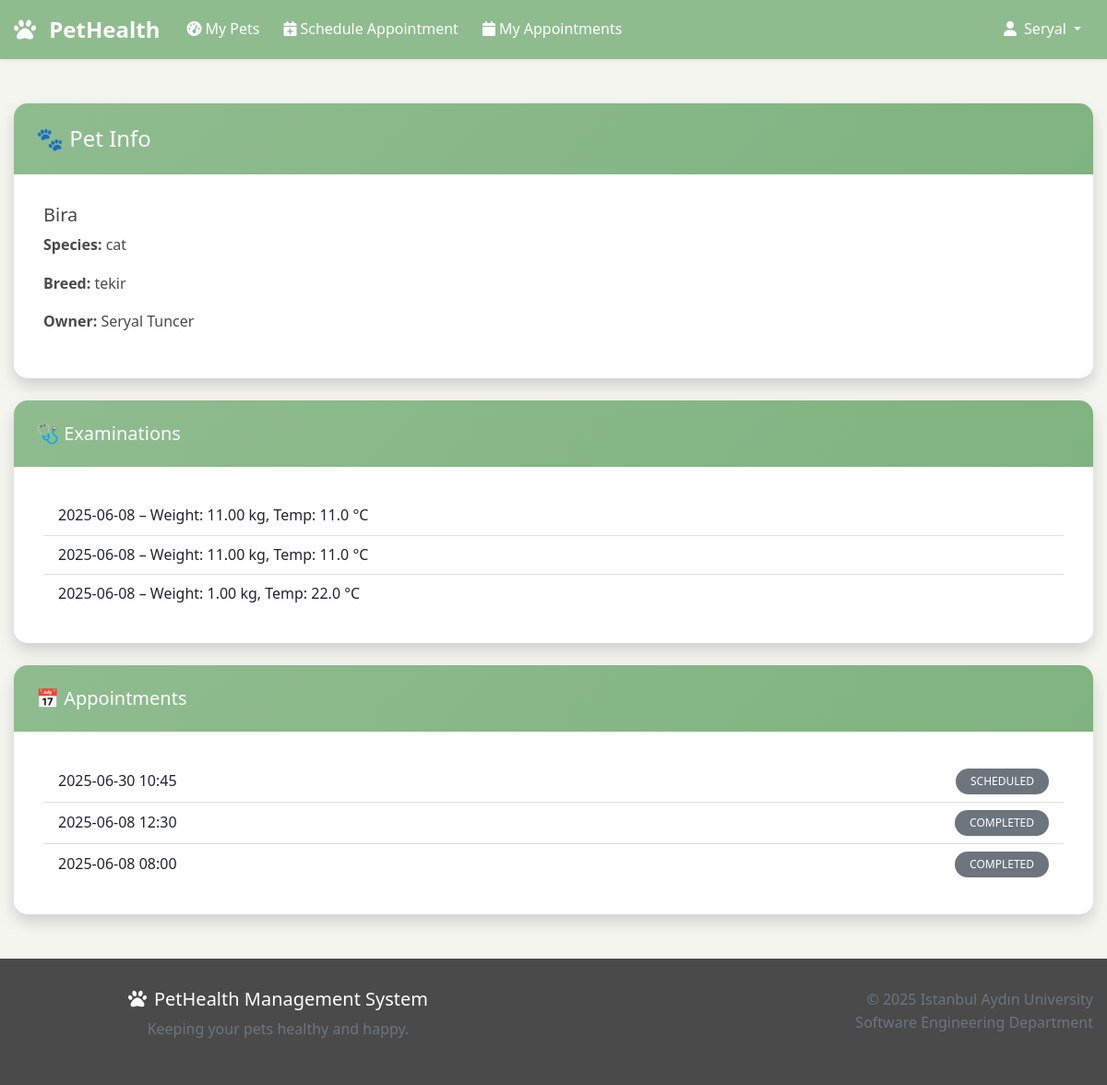
/pet/4/ (signed in), run on the app's committed database.
### main/models.py (models this page shows, shortened)
class Pet(models.Model):
    SPECIES_CHOICES = [
        ('dog', 'Dog'),
        ('cat', 'Cat'),
        ('bird', 'Bird'),
        ('rabbit', 'Rabbit'),
        ('fish', 'Fish'),
        ('hamster', 'Hamster'),
        ('other', 'Other'),
    ]
    GENDER_CHOICES = [
        ('male', 'Male'),
        ('female', 'Female'),
    ]
    owner = models.ForeignKey(User, on_delete=models.CASCADE, related_name='pets')
    name = models.CharField(max_length=100)
    species = models.CharField(max_length=20, choices=SPECIES_CHOICES)
    breed = models.CharField(max_length=100, blank=True)
    gender = models.CharField(max_length=10, choices=GENDER_CHOICES)
    birthdate = models.DateField()
    weight = models.DecimalField(max_digits=5, decimal_places=2, help_text="Weight in kg")
    color = models.CharField(max_length=50, blank=True)
    microchip_id = models.CharField(max_length=50, blank=True)
    photo = models.ImageField(upload_to='pet_photos/', blank=True)
    created_at = models.DateTimeField(auto_now_add=True)

class Examination(models.Model):
    pet = models.ForeignKey(Pet, on_delete=models.CASCADE, related_name='examinations')
    veterinarian = models.ForeignKey(Veterinarian, on_delete=models.CASCADE, related_name='examinations')
    appointment = models.OneToOneField(Appointment, on_delete=models.SET_NULL, null=True, blank=True)
    examination_date = models.DateTimeField(default=timezone.now)
    weight = models.DecimalField(max_digits=5, decimal_places=2, help_text="Weight in kg")
    temperature = models.DecimalField(max_digits=4, decimal_places=1, help_text="Temperature in Celsius")
    heart_rate = models.IntegerField(help_text="Heart rate per minute")
    examination_notes = models.TextField()
    created_at = models.DateTimeField(auto_now_add=True)
    class Meta:
        ordering = ['-examination_date']

class Appointment(models.Model):
    STATUS_CHOICES = [
        ('scheduled', 'Scheduled'),
        ('completed', 'Completed'),
        ('cancelled', 'Cancelled'),
        ('no_show', 'No Show'),
    ]
    pet = models.ForeignKey(Pet, on_delete=models.CASCADE, related_name='appointments')
    veterinarian = models.ForeignKey(Veterinarian, on_delete=models.CASCADE, related_name='appointments')
    appointment_date = models.DateTimeField()
    status = models.CharField(max_length=20, choices=STATUS_CHOICES, default='scheduled')
    reason = models.TextField(help_text="Reason for the appointment")
    notes = models.TextField(blank=True)
    created_at = models.DateTimeField(auto_now_add=True)
    updated_at = models.DateTimeField(auto_now=True)
    class Meta:
        ordering = ['appointment_date']

### main/views.py (the view, shortened to what this page needs)
# urls.py: path('pet/<int:pet_id>/', views.pet_detail, name='pet_detail'),
@login_required
def pet_detail(request, pet_id):
    pet = get_object_or_404(Pet, id=pet_id)
    examinations = Examination.objects.filter(pet=pet).order_by('-examination_date')
    appointments = Appointment.objects.filter(pet=pet).order_by('-appointment_date')
    context = {
        'pet': pet,
        'examinations': examinations,
        'appointments': appointments,
    }
    return render(request, 'pet_detail.html', context)

### templates/pet_detail.html (shortened to what this page needs)
{% extends 'base.html' %}
{% load static %}
{% block content %}
<div class="container my-5">
  <div class="card shadow mb-4">
    <div class="card-header bg-success text-white">
      <h4 class="mb-0">🐾 Pet Info</h4>
    </div>
    <div class="card-body">
      <h5 class="card-title">{{ pet.name|title }}</h5>
      <p><strong>Species:</strong> {{ pet.species }}</p>
      <p><strong>Breed:</strong> {{ pet.breed }}</p>
      <p><strong>Owner:</strong> {{ pet.owner.get_full_name }}</p>
    </div>
  </div>
  <div class="card shadow mb-4">
    <div class="card-header bg-info text-white">
      <h5 class="mb-0">🩺 Examinations</h5>
    </div>
    <div class="card-body">
      {% if examinations %}
        <ul class="list-group list-group-flush">
          {% for exam in examinations %}
          <li class="list-group-item">
            {{ exam.examination_date|date:"Y-m-d" }} –
            Weight: {{ exam.weight }} kg,
            Temp: {{ exam.temperature }} °C
          </li>
          {% endfor %}
        </ul>
      {% else %}
        <p class="text-muted">No examinations found.</p>
      {% endif %}
    </div>
  </div>
  <div class="card shadow mb-4">
    <div class="card-header bg-warning">
      <h5 class="mb-0">📅 Appointments</h5>
    </div>
    <div class="card-body">
      {% if appointments %}
        <ul class="list-group list-group-flush">
          {% for appointment in appointments %}
          <li class="list-group-item d-flex justify-content-between align-items-center">
            {{ appointment.appointment_date|date:"Y-m-d H:i" }}
            <span class="badge bg-secondary text-uppercase">
              {{ appointment.status }}
            </span>
          </li>
          {% endfor %}
        </ul>
      {% else %}
        <p class="text-muted">No appointments found.</p>
      {% endif %}
    </div>
  </div>
</div>
{% endblock %}

### templates/base.html (shortened to what this page needs)
{% load static %}
<!DOCTYPE html>
<html lang="en">
  <head>
    <link
      href="https://cdn.jsdelivr.net/npm/bootstrap@5.1.3/dist/css/bootstrap.min.css"
      rel="stylesheet"
    />
    <link
      rel="stylesheet"
      href="https://cdnjs.cloudflare.com/ajax/libs/font-awesome/6.0.0/css/all.min.css"
    />
    <link rel="stylesheet" href="{% static 'css/style.css' %}" />
  </head>
  <body>
    <nav class="navbar navbar-expand-lg navbar-dark">
      <div class="container">
        <a class="navbar-brand" href="{% url 'home' %}">
          <i class="fas fa-paw me-2"></i>
          PetHealth
        </a>
        <div class="collapse navbar-collapse" id="navbarNav">
          <ul class="navbar-nav me-auto">
            {% if user.is_authenticated %}
            <li class="nav-item">
              <a class="nav-link" href="{% if user.userprofile.is_veterinarian %}{% url 'vet_patients' %}{% else %}{% url 'dashboard' %}{% endif %}">
                <i class="fas fa-tachometer-alt me-1"></i>My Pets
              </a>
            </li>
            {% if not user.userprofile.is_veterinarian %}
            <li class="nav-item">
              <a class="nav-link" href="{% url 'schedule_appointment' %}">
                <i class="fas fa-calendar-plus me-1"></i>Schedule Appointment
              </a>
            </li>
            <li class="nav-item">
              <a class="nav-link" href="{% url 'my_appointments' %}">
                <i class="fas fa-calendar me-1"></i>My Appointments
              </a>
            </li>
            {% endif %} {% endif %}
          </ul>
          <ul class="navbar-nav">
            {% if user.is_authenticated %}
            <li class="nav-item dropdown">
              <a
                class="nav-link dropdown-toggle"
                href="#"
                role="button"
                data-bs-toggle="dropdown"
              >
                <i class="fas fa-user me-1"></i>{% if user.first_name %}
                                                  {{ user.first_name }}
                                                {% else %}
                                                  {{ user.username }}
                                                {% endif %}
              </a>
            </li>
            {% else %}
            <li class="nav-item">
              <a class="nav-link" href="{% url 'login' %}">
                <i class="fas fa-sign-in-alt me-1"></i>Login
              </a>
            </li>
            {% endif %}
          </ul>
        </div>
      </div>
    </nav>
    <main>{% block content %} {% endblock %}</main>
    <footer class="footer mt-5">
      <div class="container">
        <div class="row">
          <div class="col-md-6">
            <h5><i class="fas fa-paw me-2"></i>PetHealth Management System</h5>
            <p class="text-muted">Keeping your pets healthy and happy.</p>
          </div>
          <div class="col-md-6 text-md-end">
            <p class="text-muted">
              &copy; 2025 Istanbul Aydın University<br />
              Software Engineering Department
            </p>
          </div>
        </div>
      </div>
    </footer>
  </body>
</html>

### static/css/style.css (style rules this page uses)
:root { --primary-color: #8fbc8f; --secondary-color: #f5f5f0; --accent-color: #ddb892; --text-dark: #4a4a4a; --text-light: #666; --border-color: #e0e0e0; --success-color: #5cb85c; --warning-color: #f0ad4e; --danger-color: #d9534f; }
body { font-family: "Segoe UI", Tahoma, Geneva, Verdana, sans-serif; background-color: var(--secondary-color); color: var(--text-dark); line-height: 1.6; }
.container { max-width: 1200px; margin: 0 auto; padding: 0 15px; }
.navbar { background-color: var(--primary-color) !important; }
.navbar-brand { font-weight: bold; font-size: 1.5rem; }
.navbar-nav .nav-link { color: white !important; margin: 0 5px; border-radius: 5px; transition: background-color 0.3s ease; }
.card { border: none; border-radius: 15px; box-shadow: 0 5px 15px rgba(0, 0, 0, 0.1); transition: transform 0.3s ease, box-shadow 0.3s ease; margin-bottom: 2rem; }
.card-header { background: linear-gradient(135deg, var(--primary-color), #7fb37f); color: white; border-radius: 15px 15px 0 0 !important; border: none; padding: 1.5rem; }
.card-body { padding: 2rem; }
.badge { padding: 0.5rem 1rem; border-radius: 20px; font-weight: 500; }
.footer { background-color: var(--text-dark); color: white; padding: 2rem 0; margin-top: 4rem; text-align: center; }

### data on the page
Pet: name "Bira", species "cat", breed "tekir", owner.get_full_name "Seryal Tuncer"
Examination: examination_date "2025-06-08", weight "11.00", temperature "11.0"
Examination: examination_date "2025-06-08", weight "11.00", temperature "11.0"
Examination: examination_date "2025-06-08", weight "1.00", temperature "22.0"
Appointment: appointment_date "2025-06-30 10:45", status "SCHEDULED"
Appointment: appointment_date "2025-06-08 12:30", status "COMPLETED"
Appointment: appointment_date "2025-06-08 08:00", status "COMPLETED"

### other printed values
{{ user.first_name }} "Seryal"
